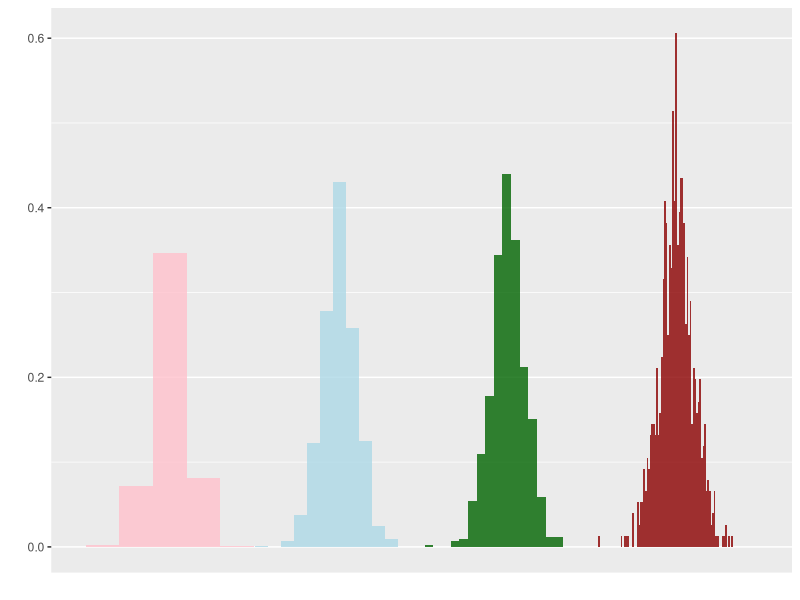

Write R code to recreate this figure.
library(ggplot2)
set.seed(2600)
hundtou_sample<- rnorm(n = 800)
freq_data <- data.frame(a = hundtou_sample,
                        b = hundtou_sample + 10,
                        c = hundtou_sample + 20,
                        d = hundtou_sample + 30)

ggplot(freq_data)+
  xlim(-5,35)+
  geom_histogram(mapping = aes(x=a,y=..density..),fill="pink",bins = 20,alpha=0.8)+
  geom_histogram(mapping = aes(x=b,y=..density..),fill="light blue",bins = 50,alpha=0.8)+
  geom_histogram(mapping = aes(x=c,y=..density..),fill="dark green",bins = 75,alpha=0.8)+
  geom_histogram(mapping = aes(x=d,y=..density..),fill="dark red",bins = 400,alpha=0.8)+
  xlab("")+ylab("")+
  scale_x_continuous(breaks = NULL)
